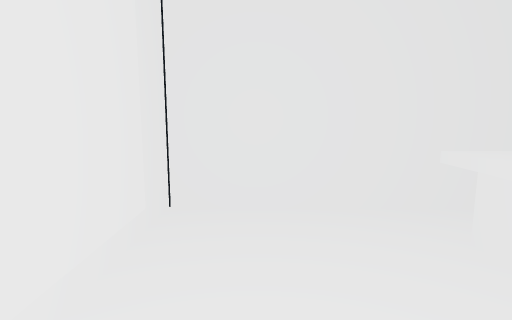
view 1 (above)

14 first-person views from a walk through a scene from a Unity 3-D project. The camera is 1.2 m above the floor, tilts 8° down and sees 80° across. The floor is counted in squares, 0.5 m on a side. Each view is taken from the middle of a square. On the plan, view 1 faces up. The plan holds only what a view shows up to about 19 squares ahead; the rest is blank. The player is left out. Some animated figures are not drawn.

view 2
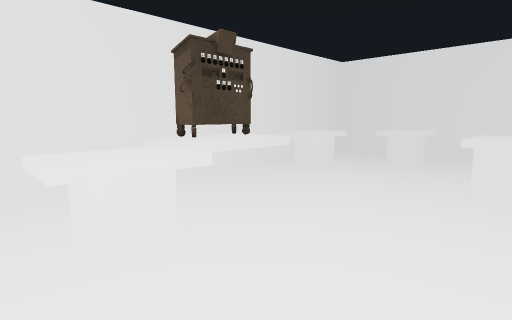

view 3
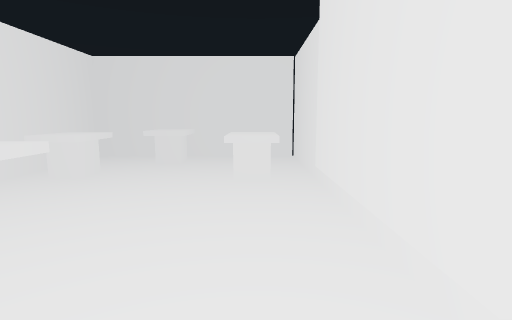

view 4
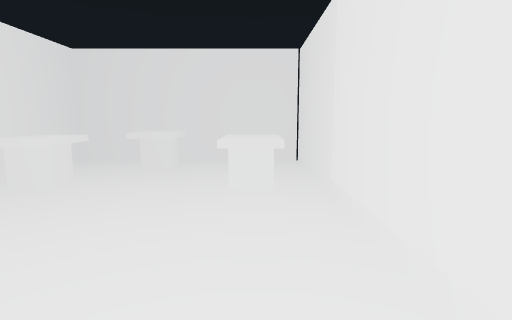

view 5
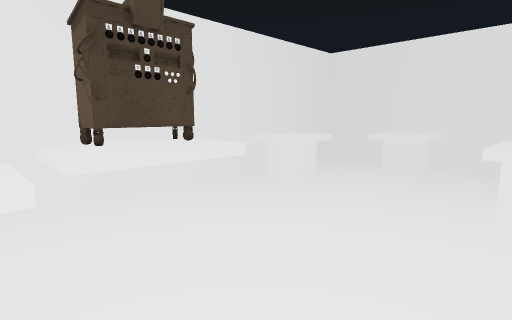

view 6
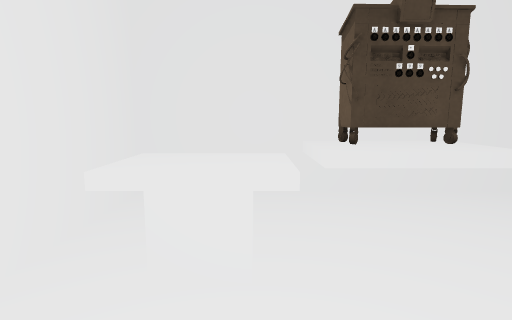

view 7
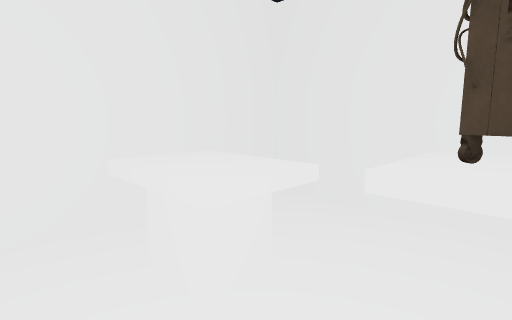

view 8
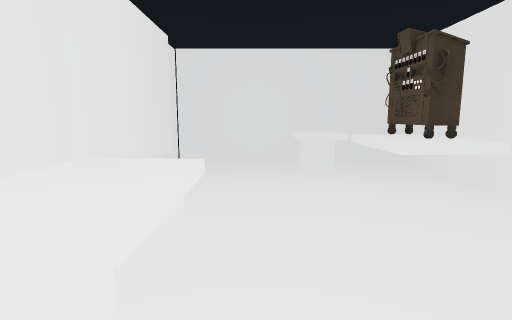

view 9
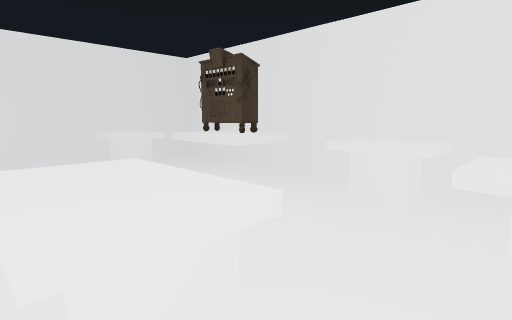

view 10
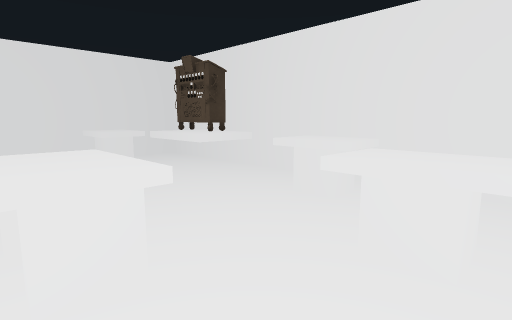

view 11
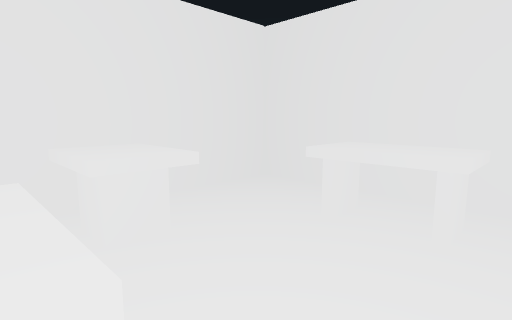

view 12
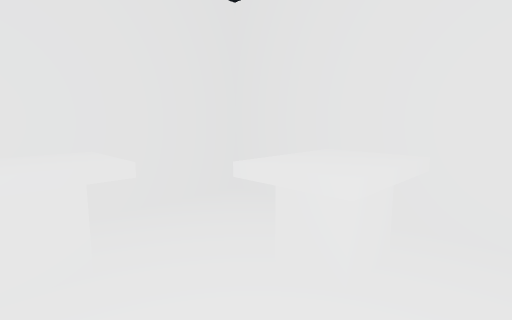

view 13
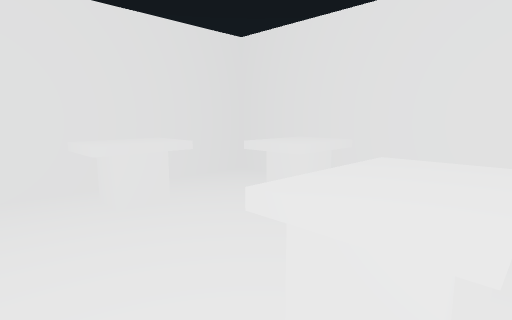

view 14
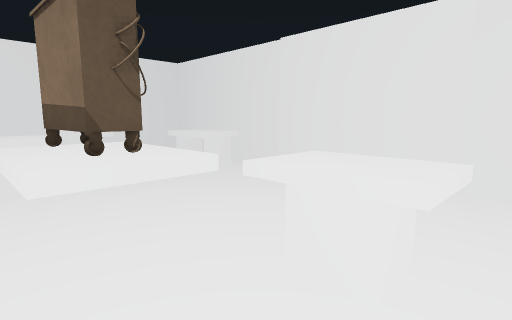

### Floor plan
Key: @ floor where view 1 was taken; # wall or solid block; . floor; = window, fence, low wall or low ledge; ^ raised ledge; T thing the floor can be seen under or through; O other object.
Columns run from 2 left of view 1 to 10 right of it. Each row starts with its distance up from view 1.
  8 #############
  7 #...........#
  6 #.....OOO...#
  5 #.....OOO...#
  4 #.....OOO...#
  3 #.....OO#=^.#
  2 #.......^T^.#
  1 #.......^T^.#
  0 #.@.....^T^.#
 -1 #.......^^^.#
 -2 #...........#
 -3 #...........#
 -4 #.^^.....OO.#
 -5 #^^^.....OO #
 -6 #^^^.....OOO#
 -7 #^^^.....OO #
 -8 #.....OO... #
 -9 #.....OOO...#
-10 #.....OOO.. #
-11 #.....OO#
-12 ###########

Where each view was taken, in squares from view 1:
view 1: 0 up, 0 right, facing up
view 2: 7 up, 1 left, facing down-right
view 3: 7 up, 0 right, facing down
view 4: 5 up, 0 right, facing down
view 5: 4 up, 0 right, facing down-right
view 6: 4 up, 0 right, facing right
view 7: 1 up, 2 right, facing up-right
view 8: 9 down, 2 right, facing up
view 9: 9 down, 1 left, facing up-right
view 10: 11 down, 1 left, facing up-right
view 11: 3 down, 7 right, facing down-left
view 12: 5 down, 2 right, facing down-right
view 13: 2 down, 1 left, facing down-right
view 14: 7 up, 9 right, facing down-left
